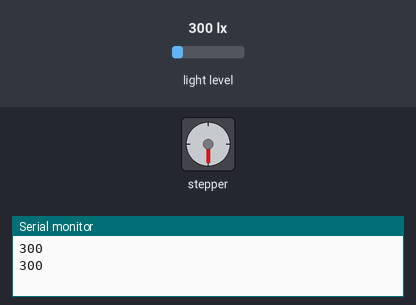
Simulated run of this sketch. Board: Arduino Uno, built with avr-gcc and run on an emulated ATmega328P. Parts: stepper motor, the last lines printed to the serial monitor. Wiring (inferred from the names in the program): stepper motor (2048 steps per turn assumed): coils pin 9, pin 10, pin 11, pin 12. The test bench sets the inputs (shaded band); at power-on: light level 300 lx.

Above: at 5.4 s.
5.5 s: light level set to 40 lx
At 5.87 s:
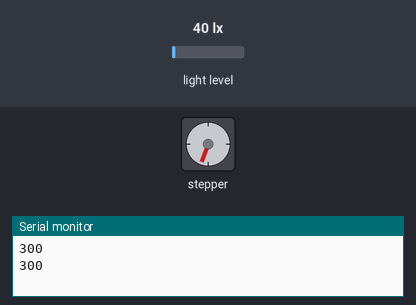
9.7 s: light level set to 500 lx
At 10.1 s:
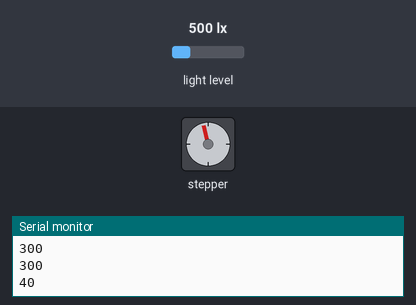
Timing chart, 0 to 19.9 s (numbered marks = the images above; inputs shaded):
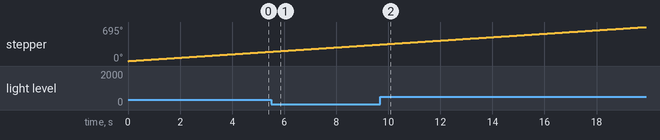

The sketch:

Complete_wo_RPi4.ino
```cpp
#define STEPPER_FRONT_IN1 9
#define STEPPER_FRONT_IN2 10
#define STEPPER_FRONT_IN3 11
#define STEPPER_FRONT_IN4 12


#include <FastLED.h>
#include <Wire.h>
#include <Adafruit_Sensor.h>
#include "Adafruit_TSL2591.h"

//#define I2C_7BITADDR 0x68 // DS1307
//#define MEMLOC 0x0A

int gateNum = 0;
long currLux = 0;
int PERF_THRESHOLD = 4000;
int lenPack = 1800;
bool foundPerf = false;
bool newPack = false;


Adafruit_TSL2591 tsl = Adafruit_TSL2591(2591);


void setup() {
    configureSensor();
    Serial.begin(115200);
    pinMode(STEPPER_FRONT_IN1, OUTPUT);
    pinMode(STEPPER_FRONT_IN2, OUTPUT);
    pinMode(STEPPER_FRONT_IN3, OUTPUT);
    pinMode(STEPPER_FRONT_IN4, OUTPUT);

    //FastLED.addLeds<APA104, BACK_LED_PIN, GRB>(backLED, NUM_LEDS);

    //turnOffBackLight();
    //nextPack(5000);
    //FastLED.setBrightness(255);
    //Serial.begin(9600);
}

void loop() {
    currLux = lightSensorRead();
    Serial.println(currLux);
    oneStep(true);

    if (newPack) {
      for (int i = 0;i <1300; i++) {
        oneStep(true);
      }
      newPack = false;
    }
    if (currLux > 160) {
      newPack = true;
    }
    /*
    if (currLux > 100) {
      oneStep(true);
      currLux = lightSensorRead();
      Serial.println(currLux);
    } else {
      oneStep(true);
      oneStep(true);
      oneStep(true);
      oneStep(true);
      oneStep(true);
      oneStep(true);
      oneStep(true);
    }
    */
//      currLux = 0;
//      foundPerf = findPerf();
//
//      if (foundPerf) {
//
//        Serial.println("Found line");
//
//        delay(1000);
//
//        //turnOffBackLight();
//        //delay(500);
//        foundPerf = false;
//        //nextPack(lenPack);
//      }
 }


void configureSensor(void) {
   tsl.setGain(TSL2591_GAIN_LOW);      // 25x gain

   tsl.setTiming(TSL2591_INTEGRATIONTIME_100MS);  // shortest integration time (bright light)
}


long lightSensorRead(void) {
  uint32_t lum = tsl.getFullLuminosity();
  uint16_t ir, full;
  ir = lum >> 16;
  full = lum & 0xFFFF;
  return tsl.calculateLux(full, ir);
}

/*
 * void getFirstPack(void) {
  nextPack(3250); // moves first pill pack edge to the beginning of LED
  findPerf();
  nextPack(lenPack);
}

bool findPerf(void) {
  int numRotations = 0;

  while (currLux < PERF_THRESHOLD) {
    currLux = lightSensorRead();
    Serial.println(currLux);
    if (currLux < 140) {
      oneStep(true);

    }
    else {
      oneStep(true);
    }
    numRotations++;
  }

  return true;
}

void nextPack(int stepLen) {
  for(int i = 0; i < stepLen;i++){
    oneStep(true);
  }
}
void turnOnBackLight(void) {
  backLED[0] = CRGB (255, 255, 255);
  backLED[1] = CRGB (255, 255, 255);
  FastLED.show();
}

void turnOffBackLight(void) {
  backLED[0] = CRGB (0, 0, 0);
  backLED[1] = CRGB (0, 0, 0);
  FastLED.show();
}
*/

void oneStep(bool dir){
  delay(5);
  if(dir){
    switch(gateNum){
        case 0:
          digitalWrite(STEPPER_FRONT_IN1, HIGH);
          digitalWrite(STEPPER_FRONT_IN2, LOW);
          digitalWrite(STEPPER_FRONT_IN3, LOW);
          digitalWrite(STEPPER_FRONT_IN4, LOW);

          break;
        case 1:
          digitalWrite(STEPPER_FRONT_IN1, LOW);
          digitalWrite(STEPPER_FRONT_IN2, HIGH);
          digitalWrite(STEPPER_FRONT_IN3, LOW);
          digitalWrite(STEPPER_FRONT_IN4, LOW);

          break;
        case 2:
          digitalWrite(STEPPER_FRONT_IN1, LOW);
          digitalWrite(STEPPER_FRONT_IN2, LOW);
          digitalWrite(STEPPER_FRONT_IN3, HIGH);
          digitalWrite(STEPPER_FRONT_IN4, LOW);

          break;
        case 3:
          digitalWrite(STEPPER_FRONT_IN1, LOW);
          digitalWrite(STEPPER_FRONT_IN2, LOW);
          digitalWrite(STEPPER_FRONT_IN3, LOW);
          digitalWrite(STEPPER_FRONT_IN4, HIGH);

          break;
      }
  } else {
      switch(gateNum){
        case 0:
          digitalWrite(STEPPER_FRONT_IN1, LOW);
          digitalWrite(STEPPER_FRONT_IN2, LOW);
          digitalWrite(STEPPER_FRONT_IN3, LOW);
          digitalWrite(STEPPER_FRONT_IN4, HIGH);

          break;
        case 1:
          digitalWrite(STEPPER_FRONT_IN1, LOW);
          digitalWrite(STEPPER_FRONT_IN2, LOW);
          digitalWrite(STEPPER_FRONT_IN3, HIGH);
          digitalWrite(STEPPER_FRONT_IN4, LOW);

          break;
        case 2:
          digitalWrite(STEPPER_FRONT_IN1, LOW);
          digitalWrite(STEPPER_FRONT_IN2, HIGH);
          digitalWrite(STEPPER_FRONT_IN3, LOW);
          digitalWrite(STEPPER_FRONT_IN4, LOW);

          break;
        case 3:
          digitalWrite(STEPPER_FRONT_IN1, HIGH);
          digitalWrite(STEPPER_FRONT_IN2, LOW);
          digitalWrite(STEPPER_FRONT_IN3, LOW);
          digitalWrite(STEPPER_FRONT_IN4, LOW);

          break;
      }
  }
  gateNum++;
  if(gateNum > 3) {
    gateNum = 0;
  }
}
```
